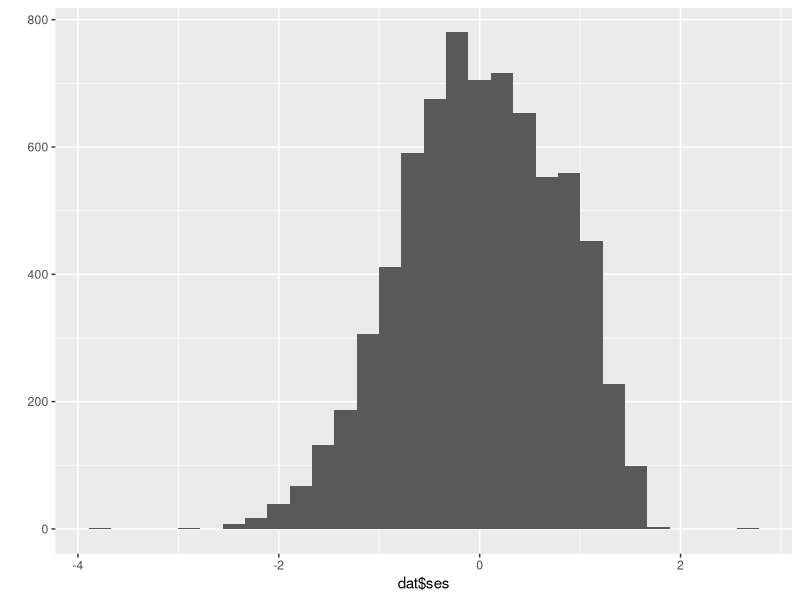
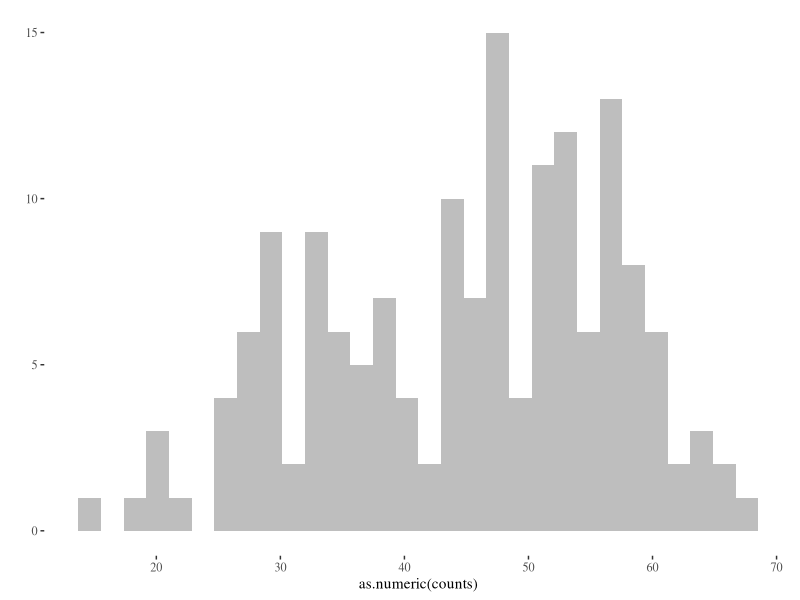
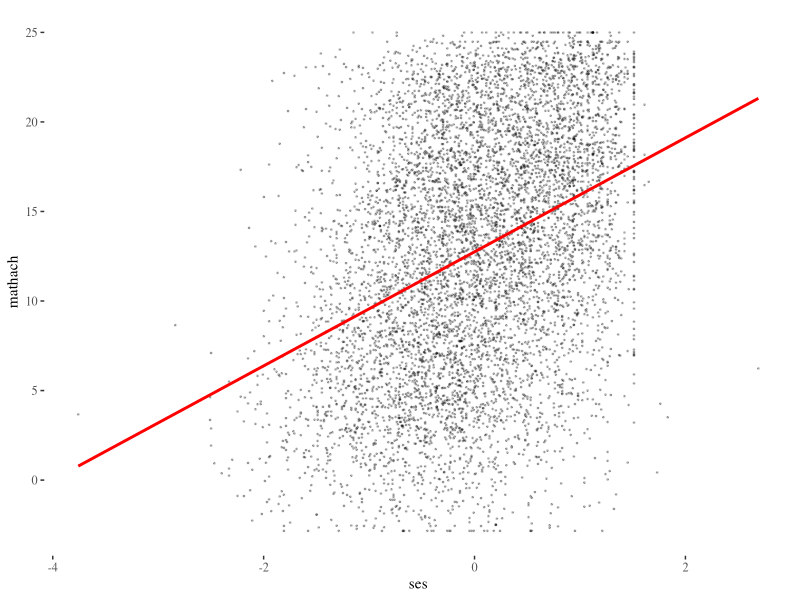

Generate these figures, in order, with R:
# Demonstration of manipulating two-level clustered data.

# Data set: 1982 High School and Beyond Study
#
# This dataset is an example of students nested in schools
#
# For further discussion and illustration, see Chapter 4 of Raudenbush and Bryk

# Note on student-level data variables
# SES: a mix of family education, income, and occupation
# mathach: math achievement
#
# Note on school-level data
# himinty: 40%+ minority
# meanses: mean (average) ses of students in school


# Libraries so we can do stuff
library( foreign )
library( tidyverse )


##
## Loading data and looking at individuals
##

# read student data
dat = read.spss( "hsb1.sav", to.data.frame=TRUE )
str( dat )
head( dat )

nrow( dat )


# What does SES look like
qplot( dat$ses, bins=30 )


# Make a plot of how many students are sampled from each school.
counts = table( dat$id )
library( ggthemes )
theme_set( theme_tufte() )
qplot( as.numeric( counts ), bins=30, fill=I("grey" ) )



# How does achievement correlate with SES?
ggplot( dat, aes( ses, mathach ) ) +
  geom_point( alpha=0.25, size=0.3 ) +
  geom_smooth( method="lm", se=FALSE, col="red" )


## Regression line, ignoring school clustering altogether
ll = lm( mathach ~ 1 + ses, data=dat )
summary( ll )




##
## Connecting schools and students: Representations of data and merging data
##


# read in school data
sdat = read.spss( "hsb2.sav", to.data.frame=TRUE )

head( sdat )
nrow( sdat )




# make single data frame with all variables
dat = merge( dat, sdat, by="id", all.x=TRUE )
head( dat )
nrow( dat )




##
## Part II:
## Looking at 10 schools from the schools of choice dataset
## And calculating group-level variables for those 10 schools
##


# This controls the random number generation.
# This makes it so we all have the same 10 schools
set.seed( 12345 )




##
## Subset 10 schools
##

sids = unique( dat$id )
length( sids )

winners = sample( sids, 10 )
winners

nrow( dat )
dat.ten = filter( dat, id %in% winners )
nrow( dat.ten )

table( dat.ten$id )

# We have kept all the other school id as levels of our factor.  We don't want that
# so we clean our dataframe with droplevels to make our factors only have the levels
# that are in the remaining data.
dat.ten = droplevels( dat.ten )
table( dat.ten$id )


# What does our data look like?
head( dat.ten )
tail( dat.ten, 3 )

# Simple regression on SES (bad because clustering not taken into account)
M0 = lm( mathach ~ 1 + ses, data = dat.ten )
summary( M0 )

# Running a simple regression with some of our school-level covariates
# (Still bad: clustering still not taken into account)
M0 = lm( mathach ~ 1 + ses + sector + pracad + himinty, data = dat.ten )
summary( M0 )


# Running some regressions with "fixed effects" for school
M1 = lm( mathach ~ 1 + ses + id, data=dat.ten, x=TRUE )
summary( M1 )
coef( M1 )


# Grab row 1, 51, 101, 151, and 201 from our matrix
# The "," separates row and column indices
# Nothing after the "," means take all columns
M1$x[ c(1, 51, 101, 151, 201 ), ]



# The "- 1" means NO INTERCEPT, so each school gets its own coefficient
# which is the mean
M2 = lm( mathach ~ id - 1, data=dat.ten )
summary( M2 )
coef( M2 )


# We can also have ses and no intercept
M3 = lm( mathach ~ ses + id - 1, data=dat.ten, x=TRUE )
summary( M3 )
coef( M3 )


# What is our "design matrix" or "model matrix" (R automatically makes dummy
# variables when we give it a factor like 'id')
head( M3$x )

